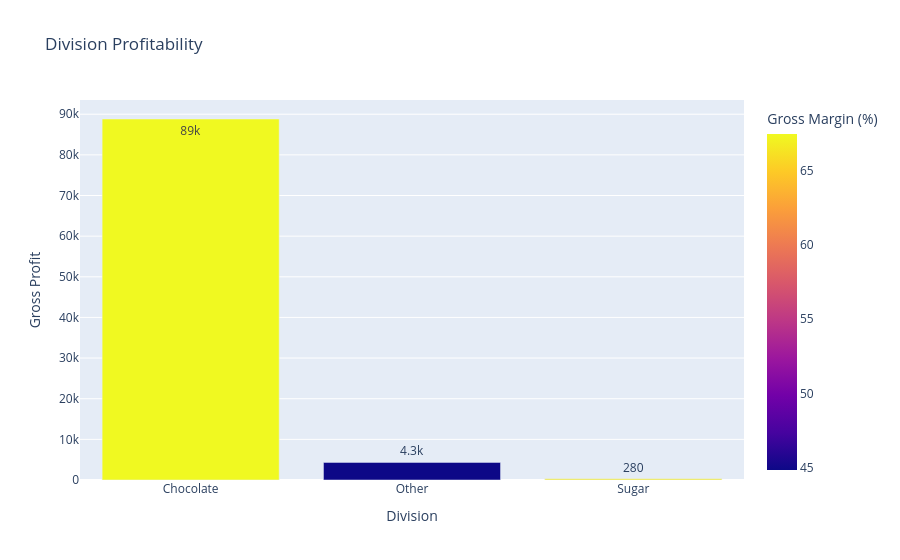

Notebook cell for this chart:
### Markdown cell above
## Division-Level Performance Analysis

### Code cell
division_group = df.groupby('Division').agg({
    'Sales': 'sum',
    'Gross Profit': 'sum'
}).reset_index()
division_group['Gross Margin (%)'] = (division_group['Gross Profit'] / division_group['Sales']) * 100

fig = px.bar(division_group, x='Division', y='Gross Profit', color='Gross Margin (%)',
             title='Division Profitability', text_auto='.2s')
fig.show()

### Figure 1 — Plotly figure (JSON) as saved in the notebook; plotly's stock layout.template omitted (floating-point values rounded to 4 significant figures)
{"data": [{"hovertemplate": "Division=%{x}<br>Gross Profit=%{y}<br>Gross Margin (%)=%{marker.color}<extra></extra>", "legendgroup": "", "marker": {"color": [67.45, 44.84, 66.61], "coloraxis": "coloraxis", "pattern": {"shape": ""}}, "name": "", "orientation": "v", "showlegend": false, "textposition": "auto", "texttemplate": "%{y:.2s}", "type": "bar", "x": ["Chocolate", "Other", "Sugar"], "xaxis": "x", "y": [88820.0, 4333.0, 284.7], "yaxis": "y"}], "layout": {"barmode": "relative", "coloraxis": {"colorbar": {"title": {"text": "Gross Margin (%)"}}, "colorscale": [[0, "#0d0887"], [0.1111, "#46039f"], [0.2222, "#7201a8"], [0.3333, "#9c179e"], [0.4444, "#bd3786"], [0.5556, "#d8576b"], [0.6667, "#ed7953"], [0.7778, "#fb9f3a"], [0.8889, "#fdca26"], [1, "#f0f921"]]}, "legend": {"tracegroupgap": 0}, "title": {"text": "Division Profitability"}, "xaxis": {"anchor": "y", "domain": [0, 1], "title": {"text": "Division"}}, "yaxis": {"anchor": "x", "domain": [0, 1], "title": {"text": "Gross Profit"}}}}
